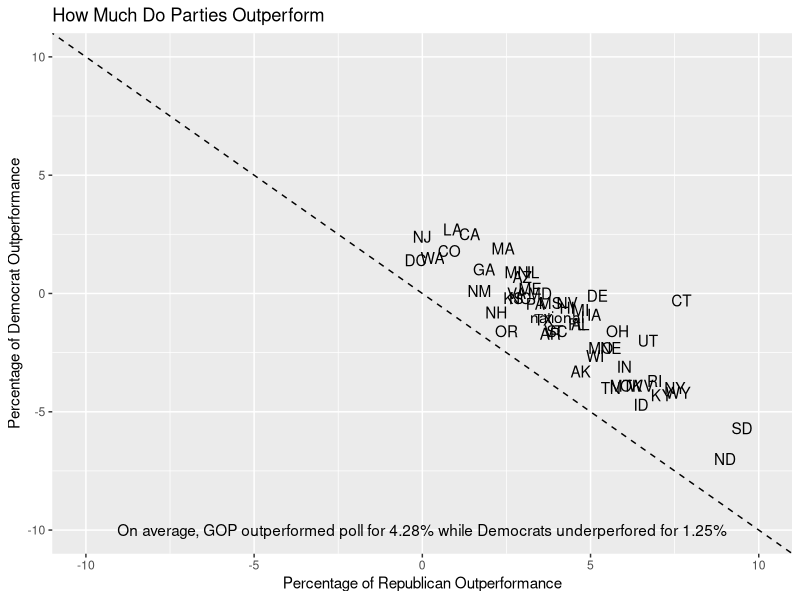
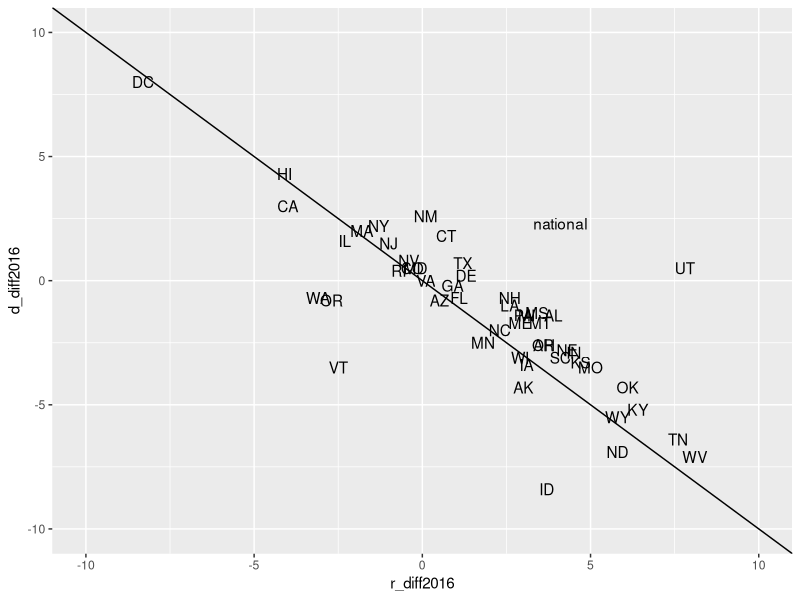
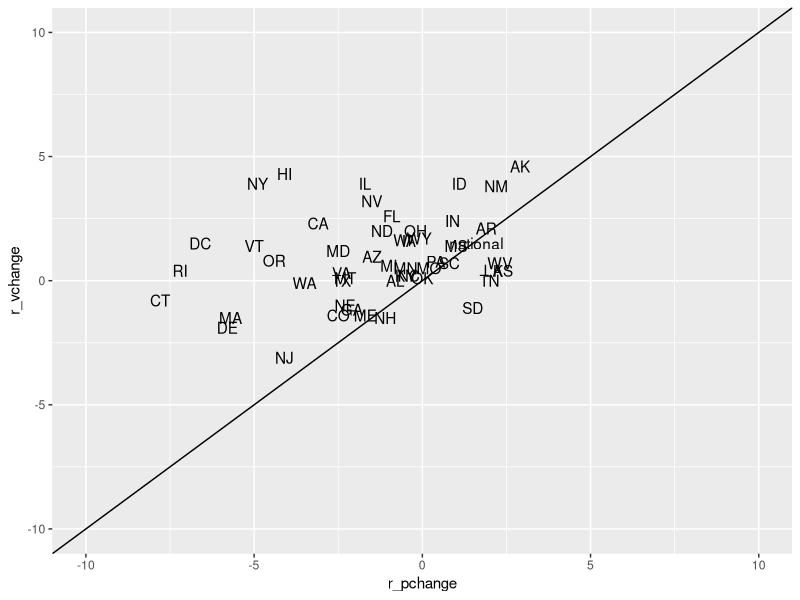
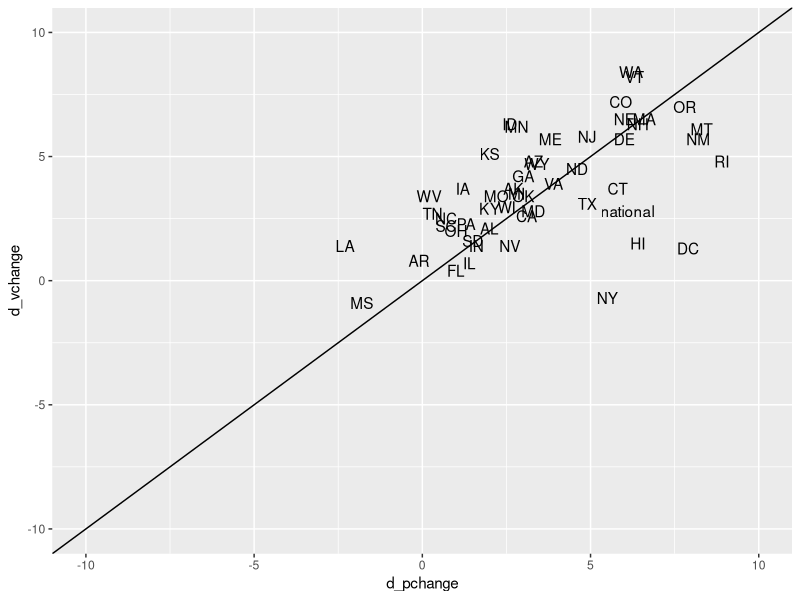
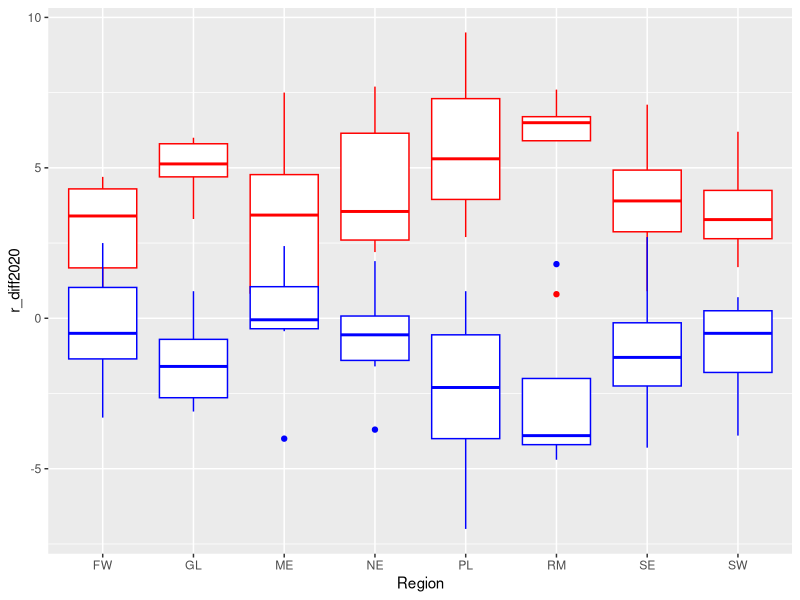
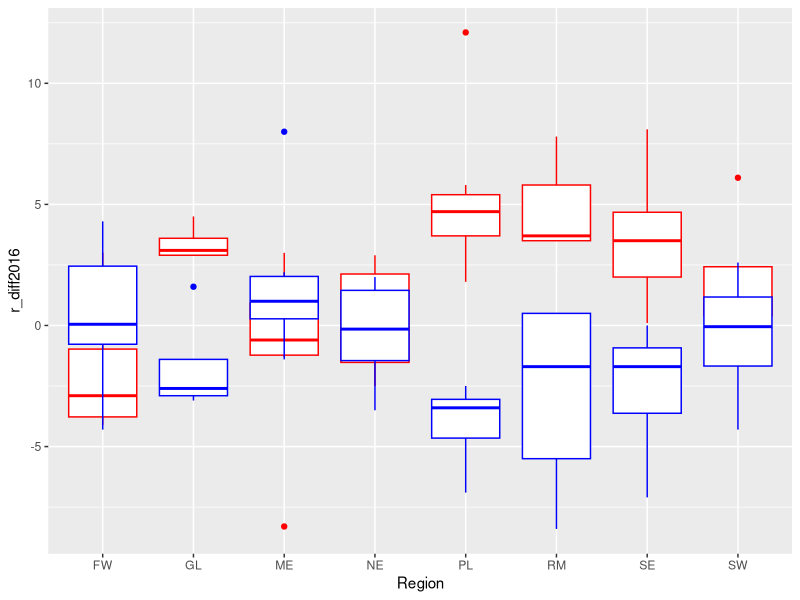

Reproduce these figures in R, in order.
## ---- chunk 1
knitr::opts_chunk$set(echo = FALSE, cache = TRUE, message = FALSE, warning = FALSE)
## ---- chunk 2

library(tidyverse)
library(knitr)
library(magrittr)
poll_raw <- read_csv("PollingError.csv")

poll <- poll_raw %>%
  mutate(r_diff2020 = Presidential_Vote_R2020 - Presidential_Poll_R2020, d_diff2020 = Presidential_Vote_D2020 - Presidential_Poll_D2020,
         r_diff2016 = Presidential_Vote_R2016 - Presidential_Poll_R2016, d_diff2016 = Presidential_Vote_D2016 - Presidential_Poll_D2016,
         r_pchange = Presidential_Poll_R2020 - Presidential_Poll_R2016, d_pchange = Presidential_Poll_D2020 - Presidential_Poll_D2016,
         r_vchange = Presidential_Vote_R2020 - Presidential_Vote_R2016, d_vchange = Presidential_Vote_D2020 - Presidential_Vote_D2016)

## ---- chunk 3

poll %>%
  ggplot(aes(x = r_diff2020, y = d_diff2020, label = State)) +
  geom_text() + geom_abline(aes(intercept = 0, slope = -1), linetype = "dashed") +
  scale_x_continuous(limits = c(-10, 10)) + scale_y_continuous(limits = c(-10,10)) +
  labs(x = "Percentage of Republican Outperformance", y = "Percentage of Democrat Outperformance", title = "How Much Do Parties Outperform") +
  annotate(geom = "text", x = 0, y = -10, label = "On average, GOP outperformed poll for 4.28% while Democrats underperfored for 1.25%")

poll %>%
  summarise(`GOP Error` = mean(r_diff2020), `Democrat Error` = mean(d_diff2020)) %>%
  kable()  

## ---- chunk 4

poll %>%
  ggplot(aes(x = r_diff2016, y = d_diff2016, label = State)) +
  geom_text() + geom_abline(aes(intercept = 0, slope = -1)) +
  scale_x_continuous(limits = c(-10, 10)) + scale_y_continuous(limits = c(-10,10))

## ---- chunk 5

poll %>%
  ggplot(aes(x = r_pchange, y = r_vchange, label = State)) +
  geom_text() + geom_abline(aes(intercept = 0, slope = 1)) +
  scale_x_continuous(limits = c(-10, 10)) + scale_y_continuous(limits = c(-10,10))

## ---- chunk 6

poll %>%
  ggplot(aes(x = d_pchange, y = d_vchange, label = State)) +
  geom_text() + geom_abline(aes(intercept = 0, slope = 1)) +
  scale_x_continuous(limits = c(-10, 10)) + scale_y_continuous(limits = c(-10,10))


## ---- chunk 7

poll_regional <- poll %>%
  filter(!is.na(Region)) %>%
  group_by(Region) %>%
  summarise(r2020avg = mean(r_diff2020), r2020se = sd(r_diff2020),
            d2020avg = mean(d_diff2020), d2020se = sd(d_diff2020),
            r2016avg = mean(r_diff2016), r2016se = sd(r_diff2016),
            d2016avg = mean(d_diff2016), d2016se = sd(d_diff2016))

## ---- chunk 8

poll %>%
  filter(!is.na(Region)) %>%
  ggplot(aes(x = Region)) +
  geom_boxplot(aes(y = r_diff2020), color = "red") + geom_boxplot(aes(y = d_diff2020), color = "blue")

## ---- chunk 9

poll %>%
  filter(!is.na(Region)) %>%
  ggplot(aes(x = Region)) +
  geom_boxplot(aes(y = r_diff2016), color = "red") + geom_boxplot(aes(y = d_diff2016), color = "blue")

